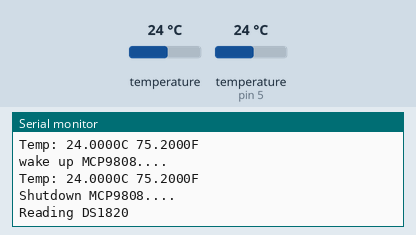
Simulated run of this sketch. Board: Arduino Uno, built with avr-gcc and run on an emulated ATmega328P. Shown: the last lines printed to the serial monitor. The test bench sets the inputs (shaded band); at power-on: temperature 24 °C, temperature (sensor on pin 5) 24 °C.

Above: at 2.8 s.
2.9 s: temperature (sensor 0) set to 12 °C
At 3.4 s:
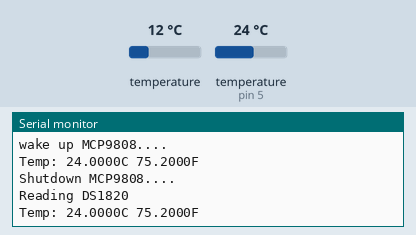
5.6 s: temperature (sensor on pin 5) set to 19 °C
At 8.0 s:
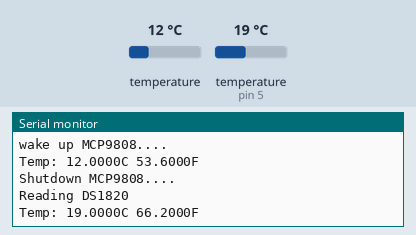
8.3 s: temperature (sensor 0) set to 28 °C
At 8.9 s:
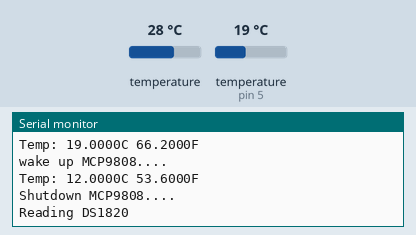
14.5 s: temperature (sensor on pin 5) set to 33 °C
At 16.1 s:
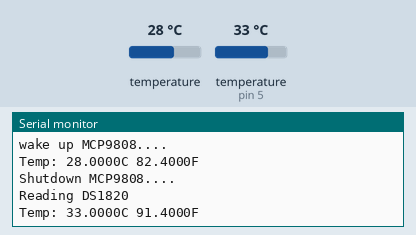
Timing chart, 0 to 17.6 s (numbered marks = the images above; inputs shaded):
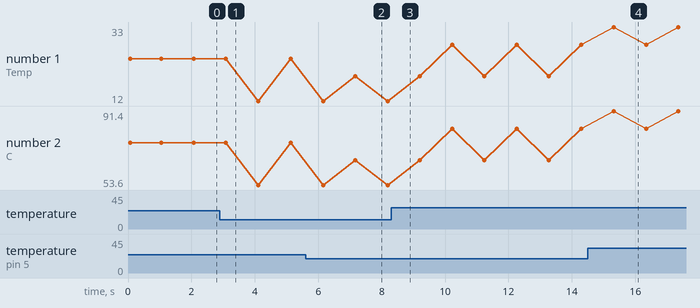

Measured:
- after the input at 5.6 s, the serial monitor: prints a new line after 1.6 s (image 2)
- after the input at 14.5 s, the serial monitor: prints a new line after 0.82 s (image 4)
- plotted number 1: 12 → 28 after the input at 8.3 s, 28 → 33 after the input at 14.5 s
- plotted number 2: 53.6 → 82.4 after the input at 8.3 s, 82.4 → 91.4 after the input at 14.5 s

The sketch:

TempSensorTests.ino
```cpp
#include <Wire.h>
#include "Adafruit_MCP9808.h"
#include <OneWire.h>
#include <DallasTemperature.h>

//DS18B20 pin
#define ONE_WIRE_BUS 5

//instance of Dallas sensor
OneWire oneWire(ONE_WIRE_BUS);

// Pass our oneWire reference to Dallas Temperature.
DallasTemperature sensors(&oneWire);

// Create the MCP9808 temperature sensor object
Adafruit_MCP9808 tempsensor = Adafruit_MCP9808();


void setup() {
  Serial.begin(9600);
  while(!Serial){} //wait for serial connection
  Serial.println("DS18B20 test");
  sensors.begin();
  Serial.println("DS18B20 begun");

  Serial.println("MCP9808 demo");

  // Make sure the sensor is found, you can also pass in a different i2c
  // address with tempsensor.begin(0x19) for example
  if (!tempsensor.begin()) {
    Serial.println("Couldn't find MCP9808!");
    while (1);
  }


}

void loop() {
  Serial.println("wake up MCP9808.... "); // wake up MSP9808 - power consumption ~200 mikro Ampere
  tempsensor.shutdown_wake(0);   // Don't remove this line! required before reading temp
  // Read and print out the temperature, then convert to *F
  float c = tempsensor.readTempC();
  float f = c * 9.0 / 5.0 + 32;
  Serial.print("Temp: "); Serial.print(c,4); Serial.print("C ");
  Serial.print(f,4); Serial.println("F");
  delay(250);

  Serial.println("Shutdown MCP9808.... ");
  tempsensor.shutdown_wake(1); // shutdown MSP9808 - power consumption ~0.1 mikro Ampere

  //now the DS1820
  Serial.println("Reading DS1820 ");
  sensors.requestTemperatures(); // Send the command to get temperatures
  c = sensors.getTempCByIndex(0);
  f = c * 9.0 / 5.0 + 32;
  Serial.print("Temp: ");
  Serial.print(c,4); Serial.print("C "); Serial.print(f,4); Serial.println("F");

  delay(1000);

}
```
